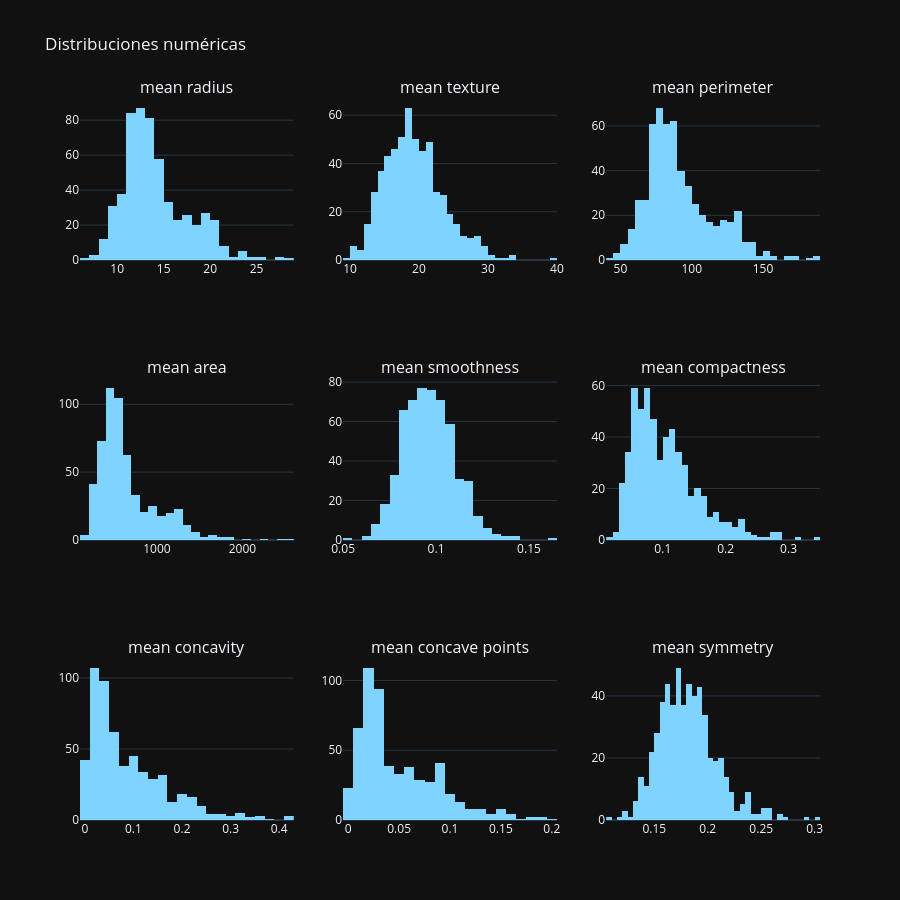

Notebook source saved alongside this figure:
### Code cell
# 2.4 Distribuciones de variables numéricas
num_cols = df.select_dtypes(include='number').columns.tolist()
if num_cols:
    display(df[num_cols].describe().T)
    cols = num_cols[:9]; rows = (len(cols)+2)//3
    fig = sp.make_subplots(rows=rows, cols=3, subplot_titles=cols)
    for i, col in enumerate(cols):
        fig.add_trace(go.Histogram(x=df[col].dropna(), marker_color=PRIMARY, name=col),
                      row=i//3+1, col=i%3+1)
    fig.update_layout(height=300*rows, showlegend=False, title_text='Distribuciones numéricas',
                      template='plotly_dark'); fig.show()
else:
    print('Sin columnas numéricas.')

### Figure 1 — Plotly figure (JSON) as saved in the notebook; plotly's stock layout.template omitted (floating-point values rounded to 4 significant figures; data arrays with more than 128 entries replaced by an {"elided": "..."} marker saying what was removed)
{"data": [{"marker": {"color": "#7fd4ff"}, "name": "mean radius", "type": "histogram", "x": {"elided": "569 float values"}, "xaxis": "x", "yaxis": "y"}, {"marker": {"color": "#7fd4ff"}, "name": "mean texture", "type": "histogram", "x": {"elided": "569 float values"}, "xaxis": "x2", "yaxis": "y2"}, {"marker": {"color": "#7fd4ff"}, "name": "mean perimeter", "type": "histogram", "x": {"elided": "569 float values"}, "xaxis": "x3", "yaxis": "y3"}, {"marker": {"color": "#7fd4ff"}, "name": "mean area", "type": "histogram", "x": {"elided": "569 float values"}, "xaxis": "x4", "yaxis": "y4"}, {"marker": {"color": "#7fd4ff"}, "name": "mean smoothness", "type": "histogram", "x": {"elided": "569 float values"}, "xaxis": "x5", "yaxis": "y5"}, {"marker": {"color": "#7fd4ff"}, "name": "mean compactness", "type": "histogram", "x": {"elided": "569 float values"}, "xaxis": "x6", "yaxis": "y6"}, {"marker": {"color": "#7fd4ff"}, "name": "mean concavity", "type": "histogram", "x": {"elided": "569 float values"}, "xaxis": "x7", "yaxis": "y7"}, {"marker": {"color": "#7fd4ff"}, "name": "mean concave points", "type": "histogram", "x": {"elided": "569 float values"}, "xaxis": "x8", "yaxis": "y8"}, {"marker": {"color": "#7fd4ff"}, "name": "mean symmetry", "type": "histogram", "x": {"elided": "569 float values"}, "xaxis": "x9", "yaxis": "y9"}], "layout": {"annotations": [{"font": {"size": 16}, "showarrow": false, "text": "mean radius", "x": 0.1444, "xanchor": "center", "xref": "paper", "y": 1.0, "yanchor": "bottom", "yref": "paper"}, {"font": {"size": 16}, "showarrow": false, "text": "mean texture", "x": 0.5, "xanchor": "center", "xref": "paper", "y": 1.0, "yanchor": "bottom", "yref": "paper"}, {"font": {"size": 16}, "showarrow": false, "text": "mean perimeter", "x": 0.8556, "xanchor": "center", "xref": "paper", "y": 1.0, "yanchor": "bottom", "yref": "paper"}, {"font": {"size": 16}, "showarrow": false, "text": "mean area", "x": 0.1444, "xanchor": "center", "xref": "paper", "y": 0.6111, "yanchor": "bottom", "yref": "paper"}, {"font": {"size": 16}, "showarrow": false, "text": "mean smoothness", "x": 0.5, "xanchor": "center", "xref": "paper", "y": 0.6111, "yanchor": "bottom", "yref": "paper"}, {"font": {"size": 16}, "showarrow": false, "text": "mean compactness", "x": 0.8556, "xanchor": "center", "xref": "paper", "y": 0.6111, "yanchor": "bottom", "yref": "paper"}, {"font": {"size": 16}, "showarrow": false, "text": "mean concavity", "x": 0.1444, "xanchor": "center", "xref": "paper", "y": 0.2222, "yanchor": "bottom", "yref": "paper"}, {"font": {"size": 16}, "showarrow": false, "text": "mean concave points", "x": 0.5, "xanchor": "center", "xref": "paper", "y": 0.2222, "yanchor": "bottom", "yref": "paper"}, {"font": {"size": 16}, "showarrow": false, "text": "mean symmetry", "x": 0.8556, "xanchor": "center", "xref": "paper", "y": 0.2222, "yanchor": "bottom", "yref": "paper"}], "height": 900, "showlegend": false, "title": {"text": "Distribuciones numéricas"}, "xaxis": {"anchor": "y", "domain": [0.0, 0.2889]}, "xaxis2": {"anchor": "y2", "domain": [0.3556, 0.6444]}, "xaxis3": {"anchor": "y3", "domain": [0.7111, 1.0]}, "xaxis4": {"anchor": "y4", "domain": [0.0, 0.2889]}, "xaxis5": {"anchor": "y5", "domain": [0.3556, 0.6444]}, "xaxis6": {"anchor": "y6", "domain": [0.7111, 1.0]}, "xaxis7": {"anchor": "y7", "domain": [0.0, 0.2889]}, "xaxis8": {"anchor": "y8", "domain": [0.3556, 0.6444]}, "xaxis9": {"anchor": "y9", "domain": [0.7111, 1.0]}, "yaxis": {"anchor": "x", "domain": [0.7778, 1.0]}, "yaxis2": {"anchor": "x2", "domain": [0.7778, 1.0]}, "yaxis3": {"anchor": "x3", "domain": [0.7778, 1.0]}, "yaxis4": {"anchor": "x4", "domain": [0.3889, 0.6111]}, "yaxis5": {"anchor": "x5", "domain": [0.3889, 0.6111]}, "yaxis6": {"anchor": "x6", "domain": [0.3889, 0.6111]}, "yaxis7": {"anchor": "x7", "domain": [0.0, 0.2222]}, "yaxis8": {"anchor": "x8", "domain": [0.0, 0.2222]}, "yaxis9": {"anchor": "x9", "domain": [0.0, 0.2222]}}}
